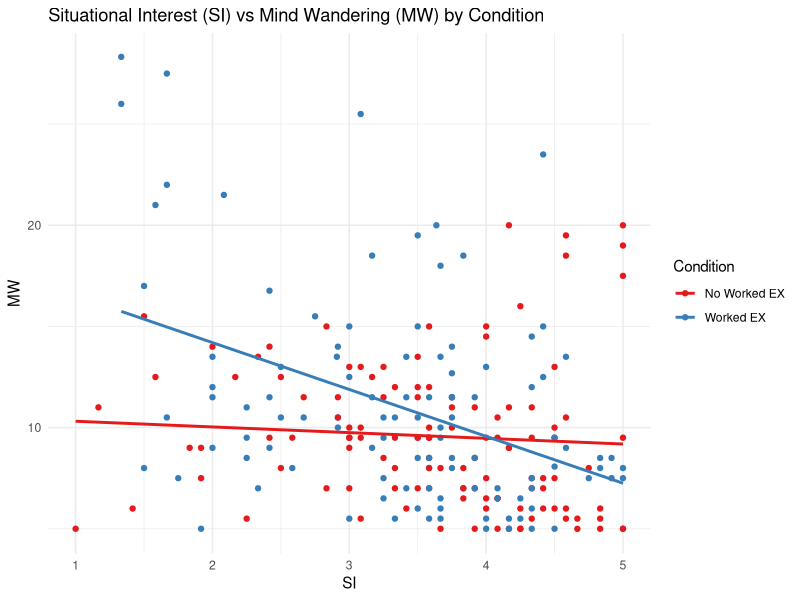
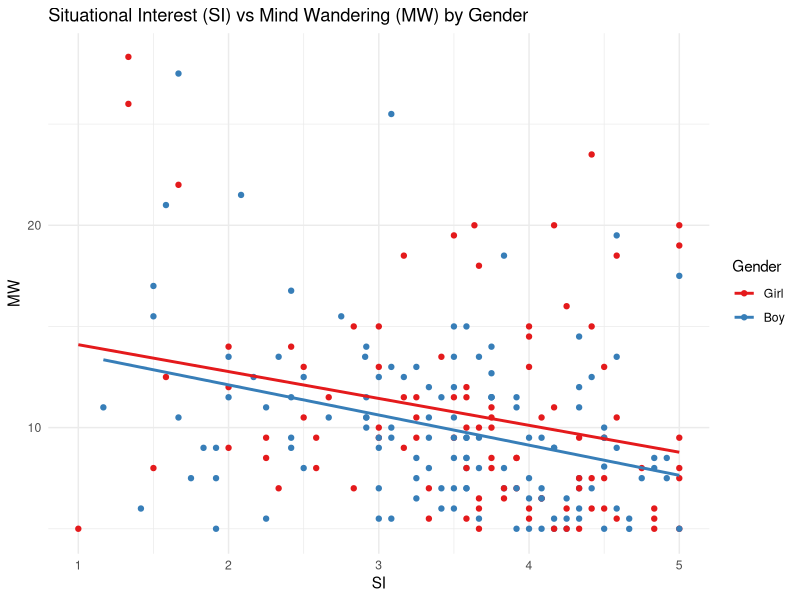
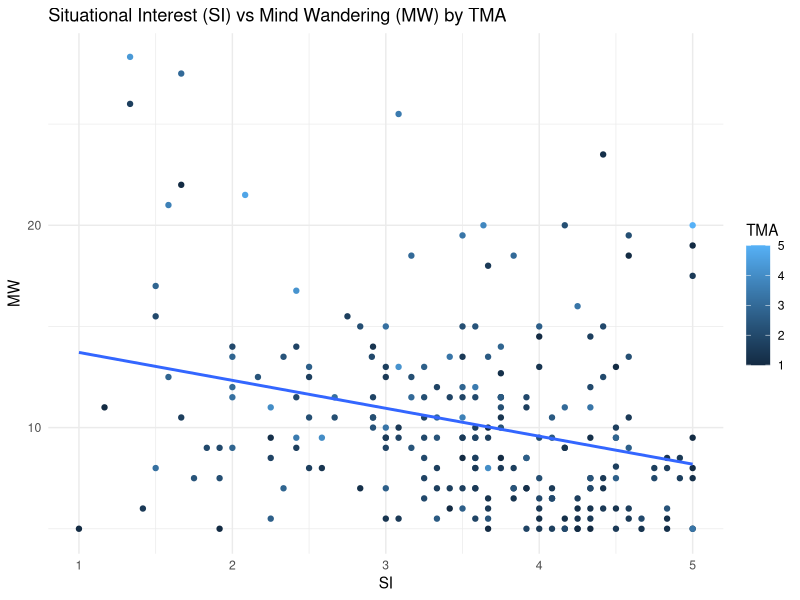

These charts were generated, in order, by the following R code: (Note: this script raises an error after producing the figures.)
## ---- chunk 1
knitr::opts_chunk$set(echo = TRUE)
## ---- chunk 2
library(tidyverse)
## ---- chunk 3
df <- read.csv("../../data/clean3.csv")
head(df)
## ---- chunk 4
fit1 <- df %>% 
        lm(formula = tma_avg ~ cond + mw_avg + understand_avg + si_avg + gender + hot)
summary(fit1)
## ---- chunk 5
fit2 <- df %>% 
        lm(formula = tma_avg ~ cond + mw_avg + si_avg + mw_avg * cond + si_avg * cond + gender)
summary(fit2)
## ---- chunk 6
fit3 <- df %>% 
        lm(formula = tma_avg ~ cond + mw_avg + si_avg + mw_avg * gender + si_avg * gender + cond)
summary(fit3)
## ---- chunk 7
fit4 <- df %>% 
        lm(formula = tma_avg ~ cond + mw_avg + si_avg + mw_avg * gender + si_avg * gender + mw_avg * cond + si_avg * cond + mw_avg * gender * cond 
           + si_avg * gender * cond)
summary(fit4)
## ---- chunk 8
df %>% ggplot(aes(x = si_avg, y = mw_avg, color = as.factor(cond))) + 
  geom_point() + geom_smooth(method = "lm", se = FALSE) + 
  theme_minimal() + 
  scale_color_brewer(palette="Set1", labels = 
                      c("No Worked EX", "Worked EX")) +
  labs(title = "Situational Interest (SI) vs Mind Wandering (MW) by Condition",
       x = "SI", y = "MW", color  = "Condition")

df %>% ggplot(aes(x = si_avg, y = mw_avg, color = as.factor(gender))) + 
  geom_point() + geom_smooth(method = "lm", se = FALSE) + 
  theme_minimal() + 
  scale_color_brewer(palette="Set1", labels = 
                      c("Girl", "Boy")) +
  labs(title = "Situational Interest (SI) vs Mind Wandering (MW) by Gender",
       x = "SI", y = "MW", color  = "Gender")

df %>% ggplot(aes(x = si_avg, y = mw_avg, color = tma_avg)) + 
  geom_point() + geom_smooth(method = "lm", se = FALSE) + 
  theme_minimal() + 
  labs(title = "Situational Interest (SI) vs Mind Wandering (MW) by TMA",
       x = "SI", y = "MW", color  = "TMA")
## ---- chunk 9
fit2_1 <- df %>% 
        lm(formula = si_avg ~ gender + cond + tma_avg + understand_avg + hot)
summary(fit2_1)
## ---- chunk 10
fit2_2 <- df %>% 
        lm(formula = mw_avg ~ gender + cond + tma_avg + understand_avg + si_avg + hot)
summary(fit2_2)
## ---- chunk 11
df %>% select(contains("enjoy"), contains("worry"))
## ---- chunk 12
# Create the variables
df <-  df %>% 
              mutate(enjoy_pc1 = (enjoy_durimm_avg - base_enjoy) / base_enjoy,
                     enjoy_pc2 = (enjoy_del_avg - base_enjoy) / base_enjoy,
                     worry_pc1 = (worry_durimm_avg - base_worry) / base_worry,
                     worry_pc2 = (worry_del_avg - base_worry) / base_worry)

df$enjoy_pc1[df$enjoy_pc1 == "NaN" | df$enjoy_pc1 == "Inf"] <- 0
df$enjoy_pc2[df$enjoy_pc2 == "NaN" | df$enjoy_pc2 == "Inf"] <- 0
df$worry_pc1[df$worry_pc1 == "NaN" | df$worry_pc1 == "Inf"] <- 0
df$worry_pc2[df$worry_pc2 == "NaN" | df$worry_pc2 == "Inf"] <- 0

head(df)
## ---- chunk 13
# model with just percent change
# 1. All the percent change measures
fit3_1a <- df %>% 
        lm(formula = tma_avg ~ enjoy_pc1 + enjoy_pc2 + worry_pc1 + worry_pc2)
summary(fit3_1a)
# 2. Just using percent change using durimm scores
fit3_1b <- df %>% 
        lm(formula = tma_avg ~ enjoy_pc1 + worry_pc1)
summary(fit3_1b)
# 3. Using raw scores
fit3_1c <- df %>% 
        lm(formula = tma_avg ~ enjoy_durimm_avg + worry_durimm_avg + mw_avg + si_avg)
summary(fit3_1c)
## ---- chunk 14
# model with just percent change
# mind wandering
fit3_1a <- df %>% 
  lm(formula = mw_avg~ enjoy_pc1 + worry_pc1 + tma_avg)
summary(fit3_2)
fit3_1b <- df %>% 
  lm(formula = mw_avg ~ enjoy_durimm_avg + worry_durimm_avg + tma_avg + si_avg)
summary(fit3_1b)
## ---- chunk 15
# model with just percent change
# situational interest
fit3_2a <- df %>% 
  lm(formula = si_avg~ enjoy_pc1 + worry_pc1 + tma_avg)
summary(fit3_2a)
fit3_2b <- df %>% 
  lm(formula = si_avg~ enjoy_durimm_avg + worry_durimm_avg + tma_avg)
summary(fit3_2b)
